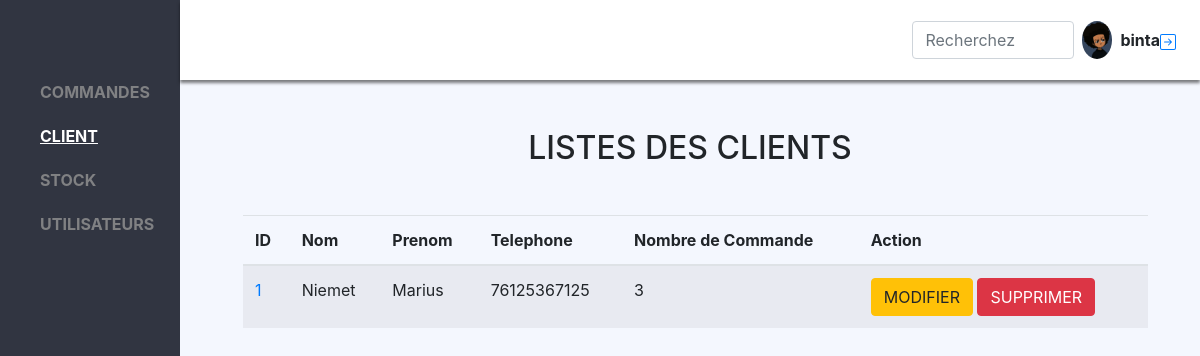
The app's page /view/admin/clients.php (signed in) with its own data.
### tables this page shows
CREATE TABLE `client` (
  `idClient` int(11) NOT NULL,
  `nomClient` varchar(255) NOT NULL,
  `prenomClient` varchar(255) NOT NULL,
  `Telephone` varchar(100) NOT NULL
);

### model/clientModel.php (called while the page is built, shortened)
<?php
    require_once('bdd.php');
    function getAllClient(){
        global $bdd;
        $req="SELECT * FROM client";
        return $bdd->query($req)->fetchAll();
    }

### view/admin/clients.php (the view, shortened to what this page needs)
<?php
    include_once('index.php');
    require_once('../../model/clientModel.php');
    $clients = getAllClient();
?>
<div class="content  pt-5" style=" width: 85%; margin-top:81px; position: absolute; left: 15%;">
        <h2 class="text-center mb-3">LISTES DES CLIENTS</h2>
        <div class="container-list-product col-md-11 ml-5 mt-5">
        <table class="table table-striped">
            <thead>
                <tr>
                <th scope="col">ID</th>
                <th scope="col">Nom</th>
                <th scope="col">Prenom</th>
                <th scope="col">Telephone</th>
                <th scope="col">Nombre de Commande</th>
                <th scope="col">Action</th>
                </tr>
            </thead>
            <tbody>
                <?php
                    foreach ($clients as $client) {
                        ?>
                        <tr>
                            <td>
                            <a href=""><?= $client['idClient']?></a>
                            </td>
                        <td>
                        <?= $client['nomClient']?>
                        </td>
                        <td> <?= $client['prenomClient']?></td>
                        <td><?= $client['Telephone']?></td>
                        <td>3</td>
                        <td>
                            <button class="btn btn-warning">MODIFIER</button>
                            <button class="btn btn-danger">SUPPRIMER</button>
                        </td>
                        </tr>
                        <?php
                    }
                ?>
            </tbody>
            </table>
        </div>
</div>

### records on screen
client: idClient "1", nomClient "Niemet", prenomClient "Marius", Telephone "76125367125"

### other values on screen
$_SESSION['nom'] "binta"
